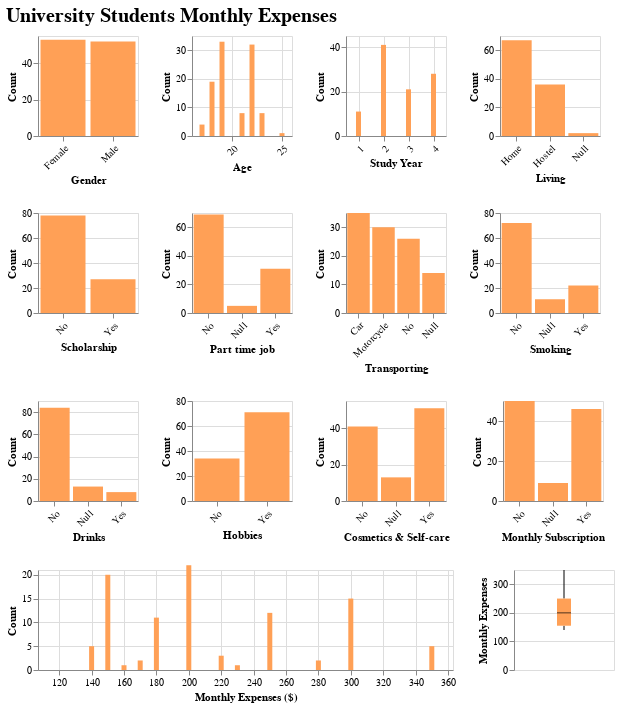

This figure's notebook cell:
### Markdown cell above
Por fim, podemos fazer alguns ajustes finais e plotar o resultado.

### Code cell
# Configure the result
result = result.configure_mark(color = orange)
result = result.configure_axis(
    labelColor = black,
    titleColor = black
)
result = result.configure_title(color = black)
result = result.properties(
    title=alt.TitleParams(
        text="University Students Monthly Expenses", 
        offset=10,
        fontSize=20
    )
)

result
